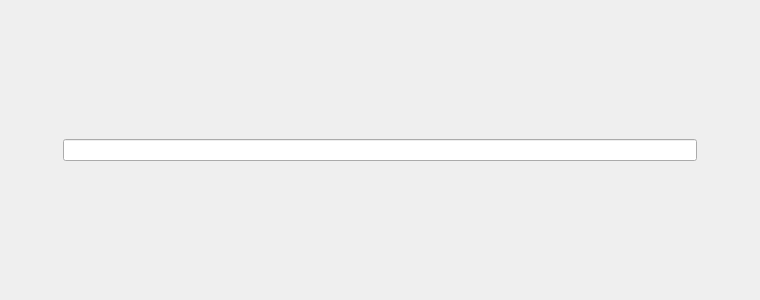
<?xml version="1.0" encoding="UTF-8"?>
<ui version="4.0">
 <class>Form</class>
 <widget class="QWidget" name="Form">
  <property name="geometry">
   <rect>
    <x>0</x>
    <y>0</y>
    <width>760</width>
    <height>300</height>
   </rect>
  </property>
  <property name="sizePolicy">
   <sizepolicy hsizetype="Expanding" vsizetype="Preferred">
    <horstretch>0</horstretch>
    <verstretch>0</verstretch>
   </sizepolicy>
  </property>
  <property name="windowTitle">
   <string>Form</string>
  </property>
  <layout class="QVBoxLayout" name="verticalLayout">
   <property name="spacing">
    <number>0</number>
   </property>
   <property name="leftMargin">
    <number>0</number>
   </property>
   <property name="topMargin">
    <number>0</number>
   </property>
   <property name="rightMargin">
    <number>0</number>
   </property>
   <property name="bottomMargin">
    <number>0</number>
   </property>
   <item>
    <widget class="QWidget" name="inputContainer" native="true">
     <property name="sizePolicy">
      <sizepolicy hsizetype="Expanding" vsizetype="Preferred">
       <horstretch>0</horstretch>
       <verstretch>0</verstretch>
      </sizepolicy>
     </property>
     <layout class="QHBoxLayout" name="horizontalLayout" stretch="1,10,1">
      <property name="spacing">
       <number>0</number>
      </property>
      <property name="sizeConstraint">
       <enum>QLayout::SetDefaultConstraint</enum>
      </property>
      <property name="leftMargin">
       <number>0</number>
      </property>
      <property name="topMargin">
       <number>0</number>
      </property>
      <property name="rightMargin">
       <number>0</number>
      </property>
      <property name="bottomMargin">
       <number>0</number>
      </property>
      <item>
       <widget class="QWidget" name="prefix" native="true">
        <property name="sizePolicy">
         <sizepolicy hsizetype="Minimum" vsizetype="Preferred">
          <horstretch>0</horstretch>
          <verstretch>0</verstretch>
         </sizepolicy>
        </property>
       </widget>
      </item>
      <item>
       <widget class="QLineEdit" name="lineEdit"/>
      </item>
      <item>
       <widget class="QWidget" name="suffix" native="true">
        <property name="sizePolicy">
         <sizepolicy hsizetype="Minimum" vsizetype="Preferred">
          <horstretch>0</horstretch>
          <verstretch>0</verstretch>
         </sizepolicy>
        </property>
       </widget>
      </item>
     </layout>
    </widget>
   </item>
  </layout>
 </widget>
 <resources/>
 <connections/>
</ui>
